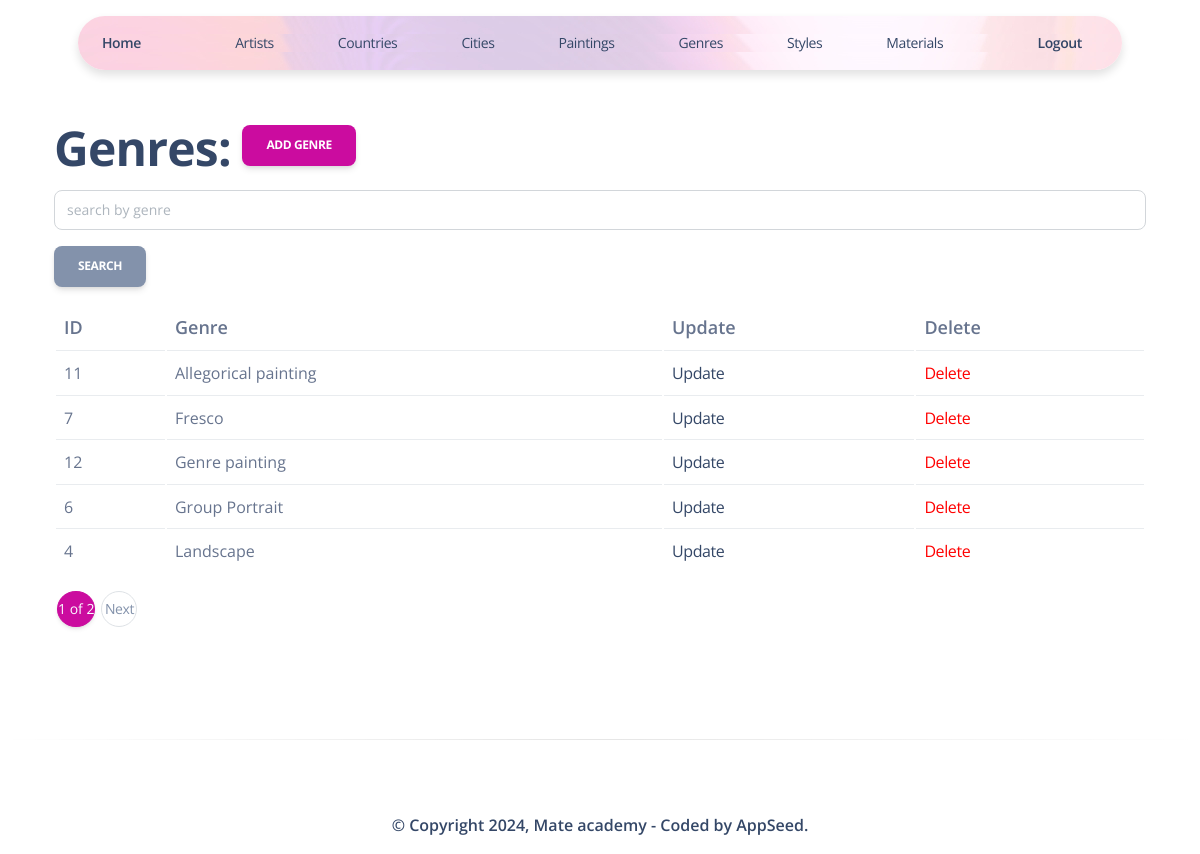
The app's page /genres/ (signed in) with its own data.
### gallery/models.py (models this page shows)
class Genre(models.Model):
    genre_name = models.CharField(max_length=255)
    class Meta:
        ordering = ("genre_name",)
    def __str__(self):
        return self.genre_name

### gallery/views.py (the view)
# urls.py: path("genres/", GenreListView.as_view(), name="genre-list"),
class GenreListView(LoginRequiredMixin, generic.ListView):
    model = Genre
    paginate_by = 5
    def get_context_data(self, *, object_list=None, **kwargs):
        context = super(GenreListView, self).get_context_data(**kwargs)
        genre_name = self.request.GET.get("genre_name", "")
        context["search_form"] = GenreSearchForm(
            initial={"genre_name": genre_name}
        )
        return context
    def get_queryset(self):
        queryset = Genre.objects.all()
        form = GenreSearchForm(self.request.GET)
        if form.is_valid():
            return queryset.filter(genre_name__icontains=form.cleaned_data["genre_name"])
        return queryset

### gallery/forms.py
class GenreSearchForm(forms.Form):
    genre_name = forms.CharField(
        max_length=255,
        required=False,
        label="",
        widget=forms.TextInput(
            attrs={
                "placeholder": "search by genre"
            }
        )
    )

### gallery/templatetags/query_transform.py (called while the page is built)
@register.simple_tag
def query_transform(request, **kwargs):
    updated = request.GET.copy()
    for key, value in kwargs.items():
        if value is not None:
            updated[key] = value
        else:
            updated.pop(key, 0)
    return updated.urlencode()

### templates/gallery/genre_list.html
{% extends "layouts/base_sections.html" %}
{% block header %}
  {% include 'includes/navigation.html' %}
{% endblock header %}
{% block content %}
  <div class="container mt-5">
    <h1>Genres:
    <a class="float-right btn btn-primary" href="{% url 'gallery:genre-create' %}">Add genre</a>
  </h1>
    {% include "includes/search_form.html" %}
    {% if genre_list %}
      <table class="table">
        <tr style="font-size: large">
          <th>ID</th>
          <th>Genre</th>
          <th>Update</th>
          <th>Delete</th>
        </tr>
        {% for genre in genre_list %}
          <tr>
            <td>
              {{ genre.id }}
            </td>
            <td>
              {{ genre }}
            </td>
            <td>
              <a href="{% url 'gallery:genre-update' genre.id %}">Update</a>
            </td>
            <td>
              <a style="color: red" href="{% url 'gallery:genres-delete' genre.id %}">Delete</a>
            </td>
          </tr>
        {% endfor %}
      </table>
    {% else %}
      <p>There are no genre in the gallery.</p>
    {% endif %}
  </div>
{% endblock %}

### records on screen
Genre: id "11", genre_name "Allegorical painting"
Genre: id "7", genre_name "Fresco"
Genre: id "12", genre_name "Genre painting"
Genre: id "6", genre_name "Group Portrait"
Genre: id "4", genre_name "Landscape"

### other values on screen
{{ page_obj.number }} "1"
{{ paginator.num_pages }} "2"
